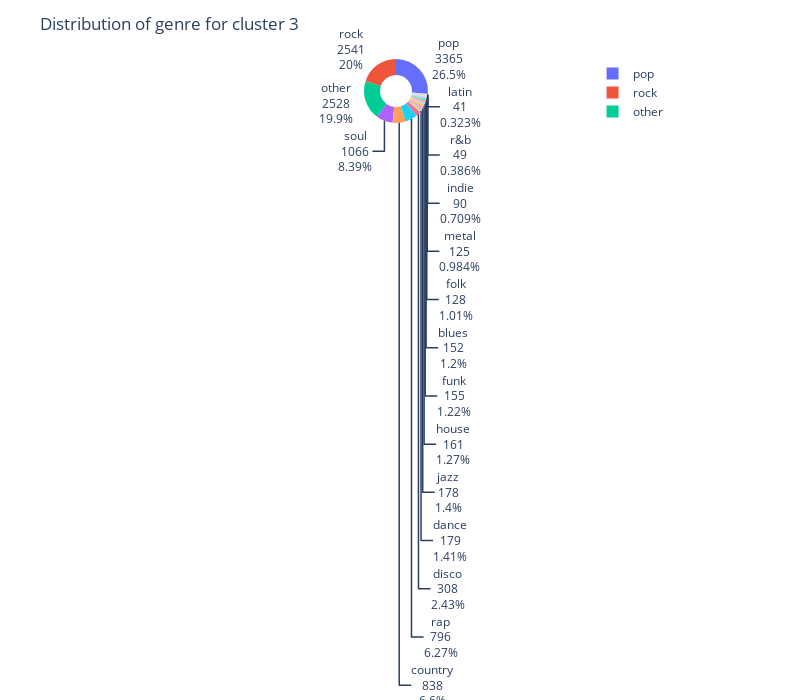

Notebook code for this chart:
### Code cell
plt.figure(figsize=(12,8))
fig0 = px.pie(c1234_df, values="c3", names=c1234_df.index,hole=0.5,width =800,height=700)
fig0.update_layout(title_text="Distribution of genre for cluster 3")
fig0.update_traces(textinfo='value+label+percent')
fig0.show()

### Figure 1 — Plotly figure (JSON) as saved in the notebook; plotly's stock layout.template omitted (floating-point values rounded to 4 significant figures)
{"data": [{"domain": {"x": [0, 1], "y": [0, 1]}, "hole": 0.5, "hovertemplate": "maingenere=%{label}<br>c3=%{value}<extra></extra>", "labels": ["pop", "rock", "other", "soul", "rap", "country", "disco", "jazz", "dance", "funk", "blues", "folk", "metal", "house", "r&b", "latin", "indie"], "legendgroup": "", "name": "", "showlegend": true, "textinfo": "value+label+percent", "type": "pie", "values": [3365, 2541, 2528, 1066, 796, 838, 308, 178, 179, 155, 152, 128, 125, 161, 49, 41, 90]}], "layout": {"height": 700, "legend": {"tracegroupgap": 0}, "margin": {"t": 60}, "title": {"text": "Distribution of genre for cluster 3"}, "width": 800}}
